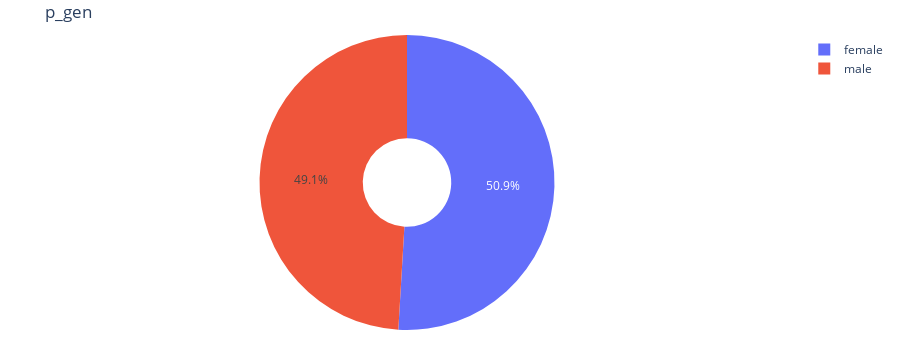
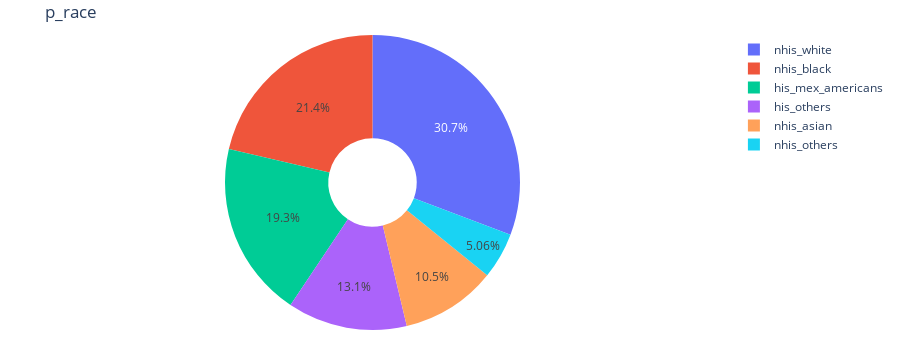
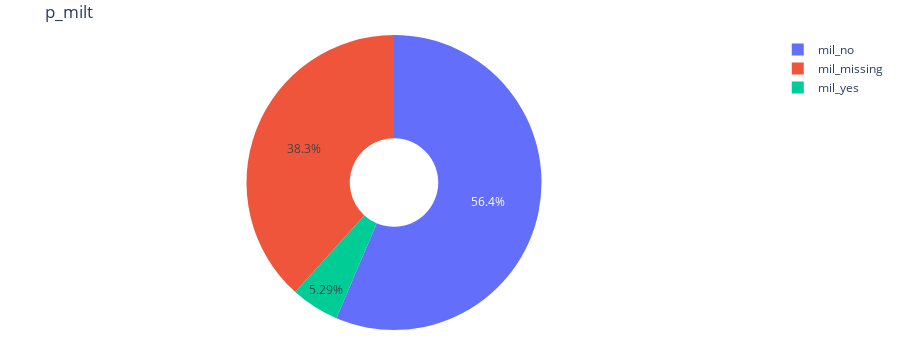
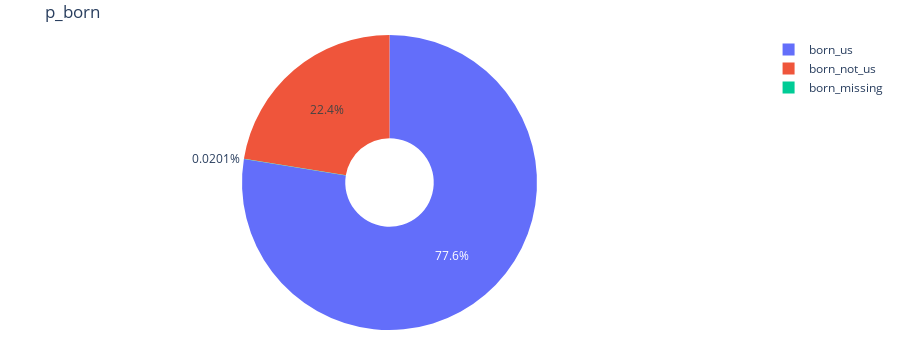

The code cell stored with these charts, in order, in its notebook:
### Code cell
#data exploration, look for way to fill missing values
for each in obcol+flcol:
    tempdf=df[each].value_counts().reset_index()
    fig = go.Figure(data=[go.Pie(labels=tempdf['index'],values=tempdf[each],hole=0.3)])
    fig.update_layout(height=350, showlegend=True)
    fig.update_layout(title_text=each,margin=dict(l=25, r=20, t=35, b=20))
    fig.show()

### Figure 1 — Plotly figure (JSON) as saved in the notebook; plotly's stock layout.template omitted (floating-point values rounded to 4 significant figures)
{"data": [{"hole": 0.3, "labels": ["female", "male"], "type": "pie", "values": [5079, 4892]}], "layout": {"height": 350, "margin": {"b": 20, "l": 25, "r": 20, "t": 35}, "showlegend": true, "title": {"text": "p_gen"}}}

### Figure 2 — Plotly figure (JSON) as saved in the notebook; plotly's stock layout.template omitted (floating-point values rounded to 4 significant figures)
{"data": [{"hole": 0.3, "labels": ["nhis_white", "nhis_black", "his_mex_americans", "his_others", "nhis_asian", "nhis_others"], "type": "pie", "values": [3066, 2129, 1921, 1308, 1042, 505]}], "layout": {"height": 350, "margin": {"b": 20, "l": 25, "r": 20, "t": 35}, "showlegend": true, "title": {"text": "p_race"}}}

### Figure 3 — Plotly figure (JSON) as saved in the notebook; plotly's stock layout.template omitted (floating-point values rounded to 4 significant figures)
{"data": [{"hole": 0.3, "labels": ["mil_no", "mil_missing", "mil_yes"], "type": "pie", "values": [5622, 3822, 527]}], "layout": {"height": 350, "margin": {"b": 20, "l": 25, "r": 20, "t": 35}, "showlegend": true, "title": {"text": "p_milt"}}}

### Figure 4 — Plotly figure (JSON) as saved in the notebook; plotly's stock layout.template omitted (floating-point values rounded to 4 significant figures)
{"data": [{"hole": 0.3, "labels": ["born_us", "born_not_us", "born_missing"], "type": "pie", "values": [7733, 2236, 2]}], "layout": {"height": 350, "margin": {"b": 20, "l": 25, "r": 20, "t": 35}, "showlegend": true, "title": {"text": "p_born"}}}
